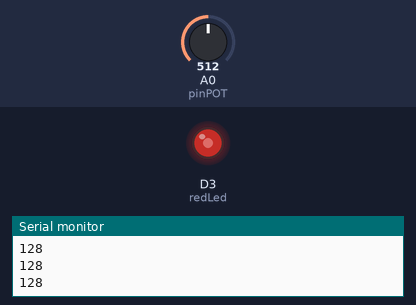
Simulated run of this sketch. Board: ESP8266 (NodeMCU). Shown: output pins drawn as LEDs (lit = HIGH), the last lines printed to the serial monitor. Inputs (shaded band) come from the test bench; at power-on: A0 (pinPOT) = 512.

Above: at 1.2 s.
1.3 s: A0 (pinPOT) set to 716
At 2.3 s:
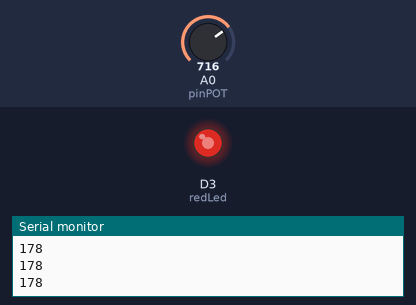
2.8 s: A0 (pinPOT) set to 900
At 3.7 s:
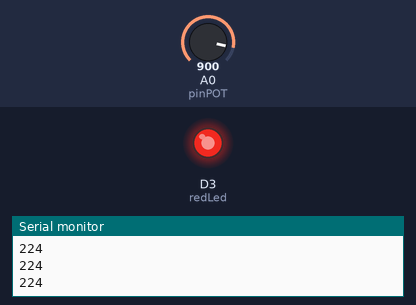
4.3 s: A0 (pinPOT) set to 122
At 5.0 s:
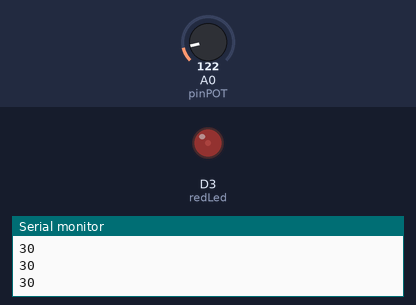
5.8 s: A0 (pinPOT) set to 0
At 6.3 s:
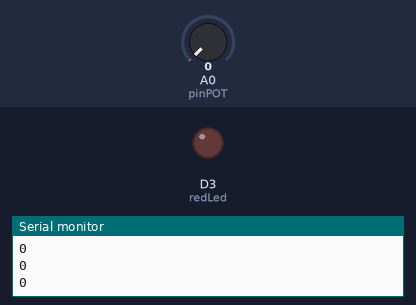
Timing chart, 0 to 8.3 s (numbered marks = the images above; inputs shaded):
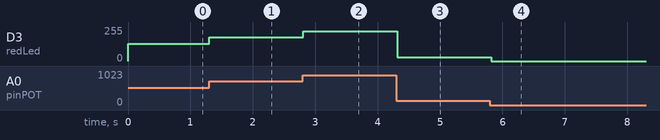

The sketch:

withPotentiometer.ino
```cpp
#define redLed D3 //pin for LED
#define pinPOT A0 //pin for POT, Here we are using analog pin
void setup() {
// put your setup code here, to run once:
pinMode(pinPOT, INPUT); //POT is declared as input
pinMode(redLed, OUTPUT); //LED is declared as output
Serial.begin(115200);
}
void loop() {
// put your main code here, to run repeatedly:
int pot_val = analogRead(pinPOT); //taking values of POT
int led_val = map(pot_val, 0, 1023, 0, 255); //map command is described in Tutorial
analogWrite(redLed, led_val); //fading the led from the POT input
delay(50); // delay is given for stablilty purposes
Serial.println(led_val);
}
```

Measured:
- after the input at 1.3 s, D3 (redLed): 128/255 → 178/255 at once
- after the input at 2.8 s, D3 (redLed): 178/255 → 224/255 at once
- after the input at 4.3 s, D3 (redLed): 224/255 → 30/255 at once
- after the input at 5.8 s, D3 (redLed): 30/255 → 0/255 at once
